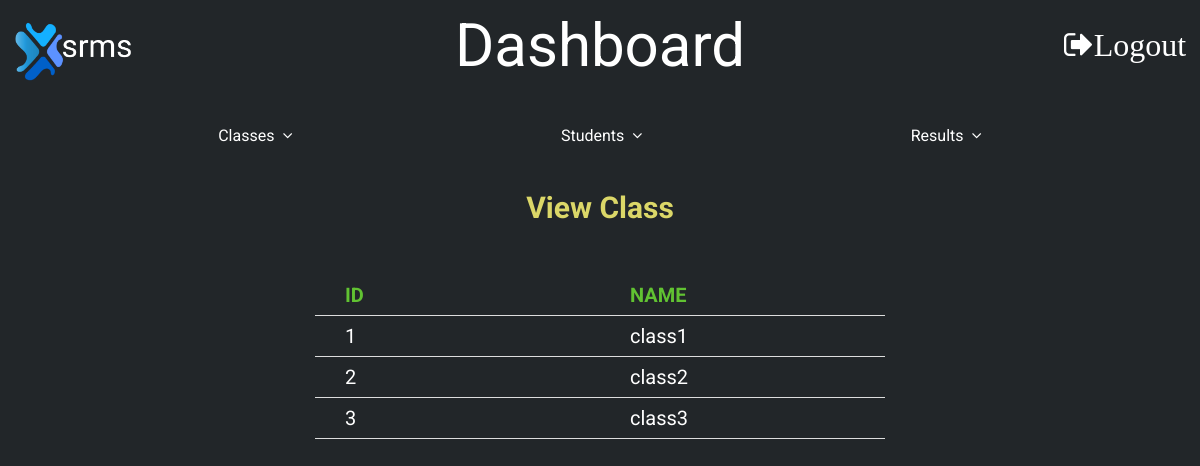
The page /manage_classes.php (signed in) on the database as committed earlier.
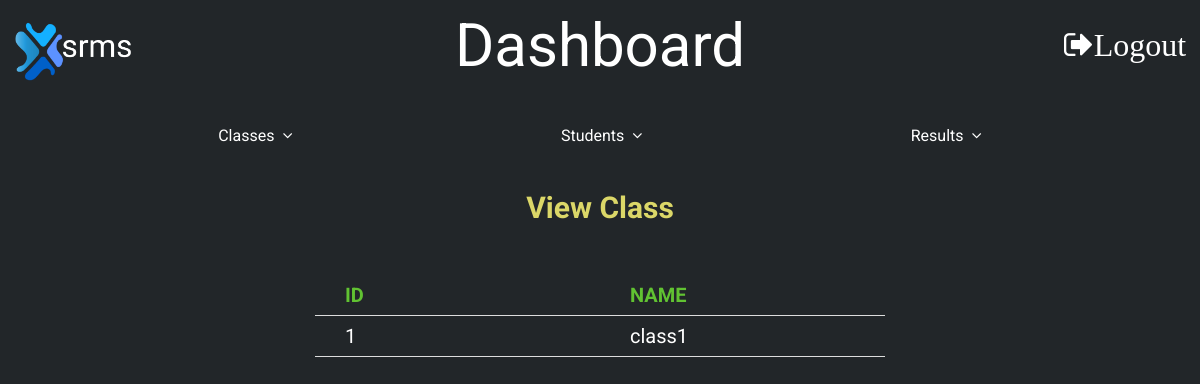
The same page on the database as committed later.
### tables this page shows
CREATE TABLE `class` (
  `name` varchar(30) NOT NULL,
  `id` int(3) NOT NULL,
  `p1` int(3) NOT NULL,
  `p2` int(3) NOT NULL,
  `p3` int(3) NOT NULL,
  `p4` int(3) NOT NULL,
  `p5` int(3) NOT NULL,
  `p6` int(3) NOT NULL,
  `Total_marks` int(3) NOT NULL
);

### manage_classes.php (the view, shortened to what this page needs)
<!DOCTYPE html>
<html lang="en">
<head>
    <link rel="stylesheet" href="css/home.css">
    <link rel="stylesheet" href="./css/font-awesome-4.7.0/css/font-awesome.css">
    <link rel="stylesheet" type='text/css' href="css/manage.css">
</head>
<body>
    <div class="title">
        <a href="dashboard.php"><img src="./images/logo1.png" alt="" class="logo"></a>
        <span class="heading">Dashboard</span>
        <a href="logout.php" style="color: white"><span class="fa fa-sign-out fa-2x">Logout</span></a>
    </div>
    <div class="nav">
        <ul>
            <li class="dropdown" onclick="toggleDisplay('1')">
                <a href="" class="dropbtn">Classes &nbsp
                    <span class="fa fa-angle-down"></span>
                </a>
            </li>
            <li class="dropdown" onclick="toggleDisplay('2')">
                <a href="#" class="dropbtn">Students &nbsp
                    <span class="fa fa-angle-down"></span>
                </a>
            </li>
            <li class="dropdown" onclick="toggleDisplay('3')">
                <a href="#" class="dropbtn">Results &nbsp
                    <span class="fa fa-angle-down"></span>
                </a>
            </li>
        </ul>
    </div>
    <div class="main">
        <h2 style="max-width: 500px;margin: auto;color: #dbd768;">View Class</h2>
        <?php
            include('session.php');
            $sql = "SELECT `name`, `id` FROM `class`";
            $result = mysqli_query($conn, $sql);
            if (mysqli_num_rows($result) > 0) {
               echo "<table>
                <tr>
                <th>ID</th>
                <th>NAME</th>
                </tr>";
                while($row = mysqli_fetch_array($result))
                  {
                  echo "<tr>";
                  echo "<td>" . $row['id'] . "</td>";
                  echo "<td>" . $row['name'] . "</td>";
                  echo "</tr>";
                  }
                echo "</table>";
            } else {
                echo "0 results";
            }
        ?>
    </div>
</body>
</html>

Rows that differ between the two databases and show on the page:
removed class: id "2", name "class2"
removed class: id "3", name "class3"
